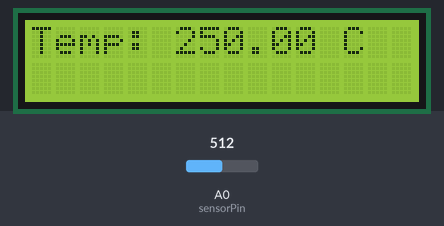
The sketch below on a simulated Arduino Uno, built with avr-gcc and run on an emulated ATmega328P. Parts: 16×2 character LCD. Inputs (shaded band) come from the test bench; at power-on: A0 (sensorPin) = 512. What the sketch prints to the serial monitor is not drawn.

Above: at 1.2 s.
1.3 s: A0 (sensorPin) set to 716
At 3.3 s:
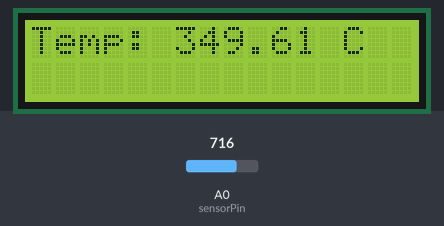
3.6 s: A0 (sensorPin) set to 900
At 5.2 s:
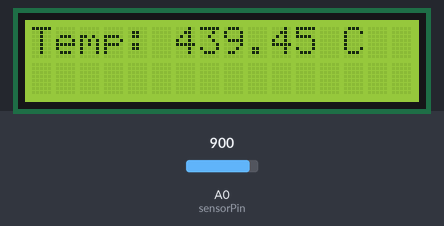
5.6 s: A0 (sensorPin) set to 1023
At 6.8 s:
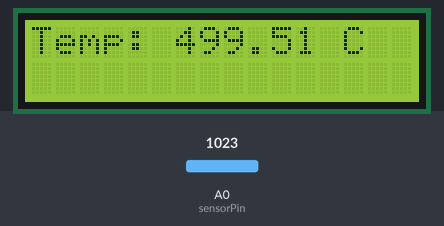
Timing chart, 0 to 8.6 s (numbered marks = the images above; inputs shaded):
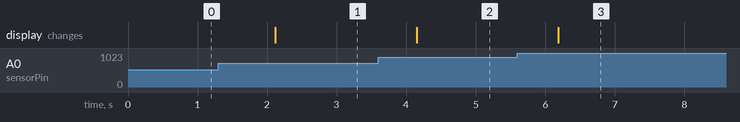

Measured:
- after the input at 1.3 s, the display: changes after 0.82 s (image 1)
- after the input at 3.6 s, the display: changes after 0.55 s (image 2)
- after the input at 5.6 s, the display: changes after 0.59 s (image 3)

The sketch:

code.ino
```cpp
#include <Wire.h>
#include <LiquidCrystal_I2C.h>

LiquidCrystal_I2C lcd(0x27, 16, 2);  // I2C address 0x27

const int sensorPin = A0;

void setup() {
  Serial.begin(9600);
  lcd.init();             // Initialize LCD
  lcd.backlight();        // Turn on backlight
}

void loop() {
  int reading = analogRead(sensorPin);
  float voltage = reading * 5.0 / 1024.0;
  float temperatureC = voltage * 100.0;

  // Serial output
  Serial.print("Temperature: ");
  Serial.print(temperatureC);
  Serial.println(" °C");

  // LCD output
  lcd.clear();
  lcd.setCursor(0, 0);
  lcd.print("Temp: ");
  lcd.print(temperatureC);
  lcd.print(" C");

  delay(1000);
}
```
